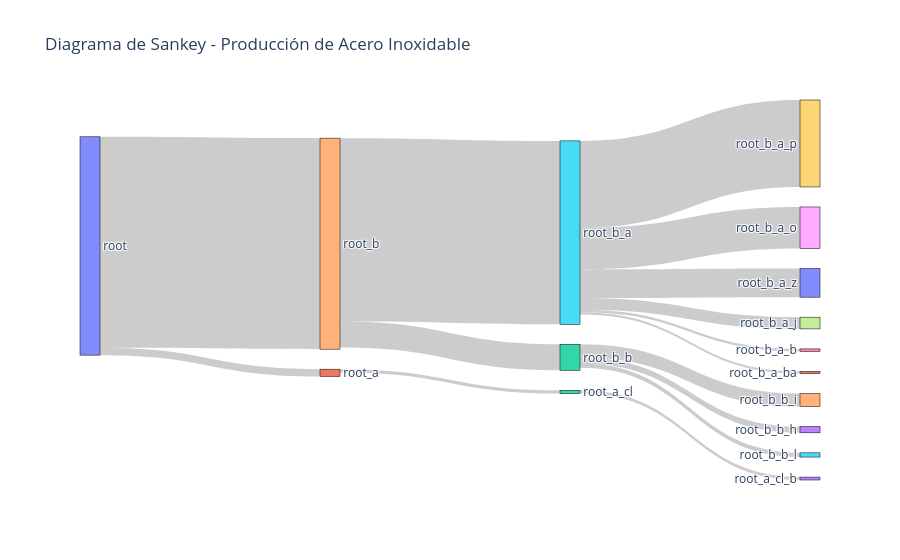

Source (notebook cell):
### Code cell
diagramme_flux(df)

### Figure 1 — Plotly figure (JSON) as saved in the notebook; plotly's stock layout.template omitted (floating-point values rounded to 4 significant figures)
{"data": [{"link": {"label": ["hot rolling, steel", "market for steel, unalloyed", "steel production, converter, unalloyed", "market_steel_clonado", "Steel_row_clonado", "market for argon, liquid", "market group for electricity, medium voltage", "market for ferrochromium, high-carbon, 68% Cr", "market for ferronickel", "market for pig iron", "market for quicklime, in pieces, loose", "Steel_rer_clonado", "market for ferrochromium, high-carbon, 68% Cr", "market for ferronickel", "market for pig iron"], "source": [0, 1, 2, 0, 4, 5, 5, 5, 5, 5, 5, 4, 12, 12, 12], "target": [1, 2, 3, 4, 5, 6, 7, 8, 9, 10, 11, 12, 13, 14, 15], "value": [0.03349, 0.01474, 0.01337, 0.9665, 0.8402, 0.01125, 0.05374, 0.1905, 0.3983, 0.131, 0.01005, 0.119, 0.02855, 0.05968, 0.01952]}, "node": {"label": ["root", "root_a", "root_a_cl", "root_a_cl_b", "root_b", "root_b_a", "root_b_a_b", "root_b_a_j", "root_b_a_o", "root_b_a_p", "root_b_a_z", "root_b_a_ba", "root_b_b", "root_b_b_h", "root_b_b_i", "root_b_b_l"], "line": {"color": "black", "width": 0.5}, "pad": 20, "thickness": 20}, "type": "sankey"}], "layout": {"font": {"size": 12}, "title": {"text": "Diagrama de Sankey - Producción de Acero Inoxidable"}}}
